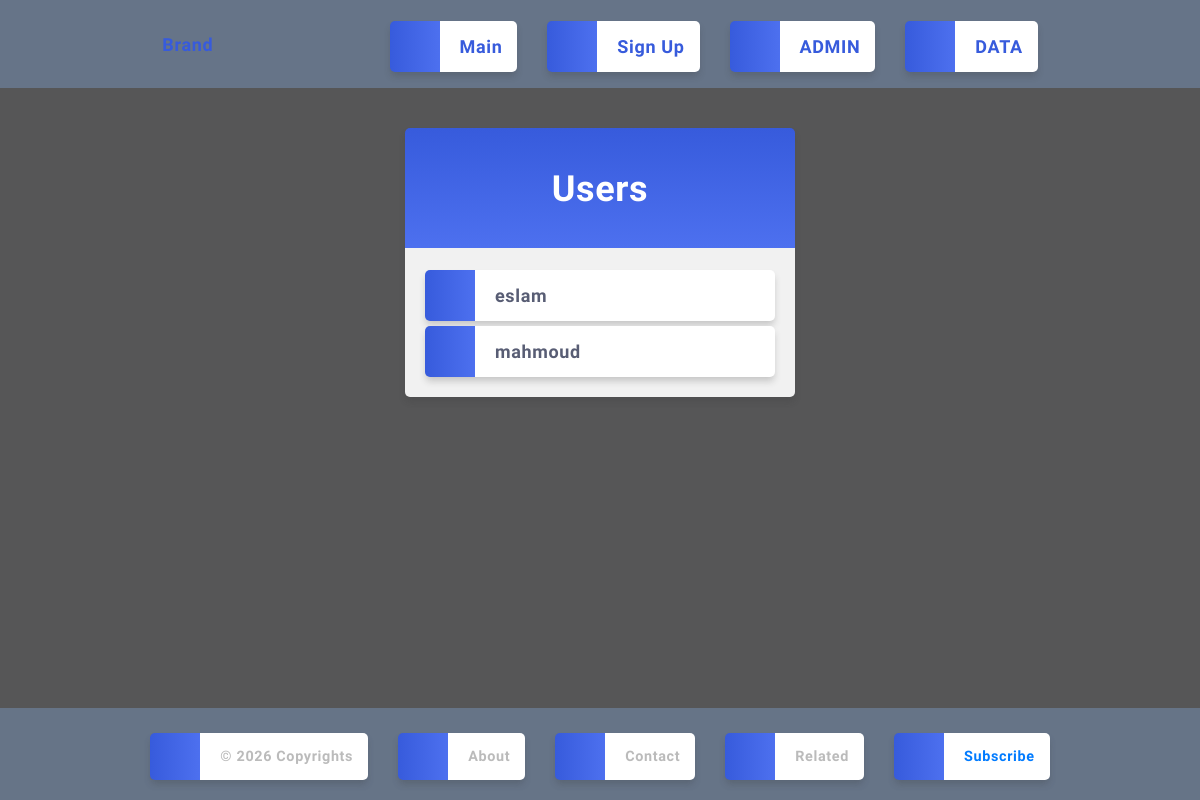
The page /data/ on the database as committed earlier.
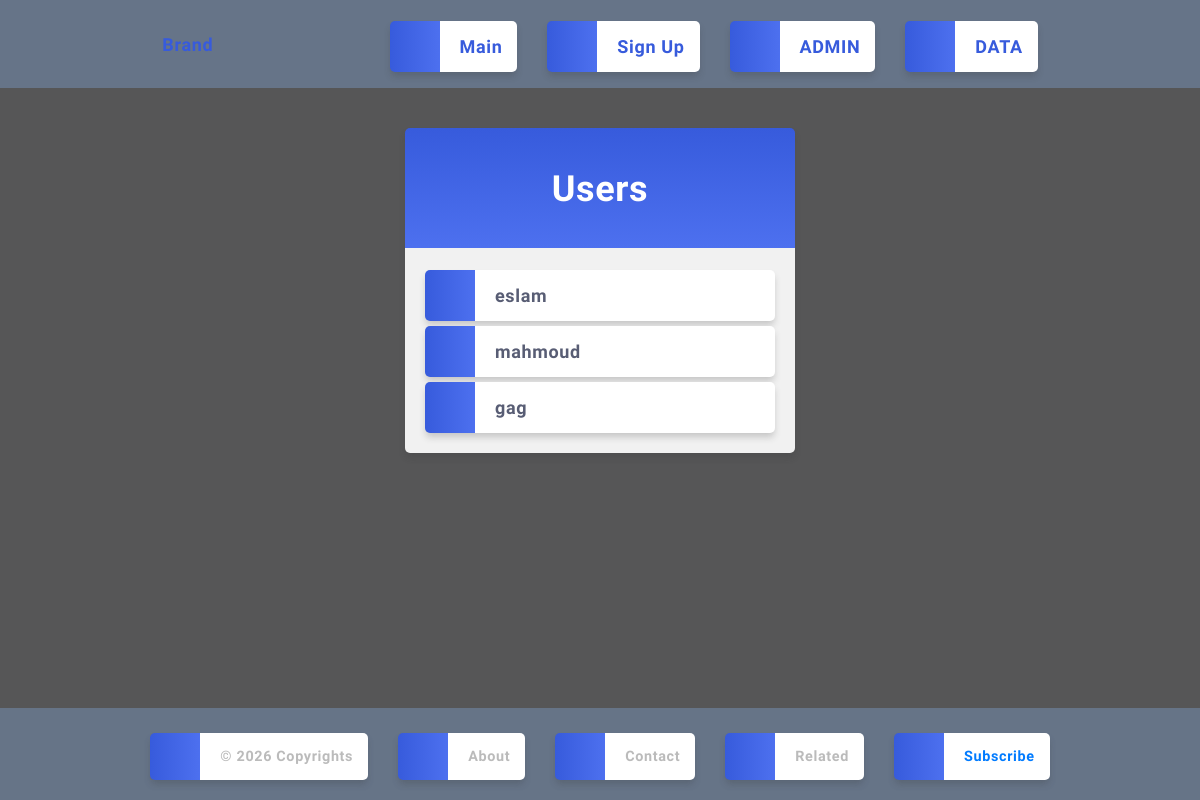
The same page on the database as committed later.
### appy/models.py (models this page shows, shortened)
class User(models.Model):
    username = models.CharField(max_length=255)
    password = models.CharField(max_length=255)

### appy/views.py (the view)
# urls.py: path('data/',views.data,name="data"),
def data(request):
    return render(request,'data.html',{'data':User.objects.all()})

### templates/data.html (shortened to what this page needs)
{% extends "base.html" %}
{% block bla %}
  <div class="mycard">
    <h1>Users</h1>
    <ul>
      {% for x in data %}
        <li onclick="window.location = ''">{{ x.username }}</li>
      {% endfor %}
    </ul>
  </div>
{% endblock %}

### templates/base.html (shortened to what this page needs)
{%load static%}
<!DOCTYPE html>
<html lang="en">
<head>
    <link rel="stylesheet" href="{% static 'css/style.css' %}">
</head>
<body>
    <header>{%include 'header.html'%}</header>
    <main>
        {%block bla%}
        {%endblock%}
    </main>
    <footer>{%include 'footer.html'%}</footer>
</body>
</html>

### templates/header.html (shortened to what this page needs)
<nav>
    <div>
        <a href="#">Brand</a>
        <ul>
            <li><a href="{%url 'main'%}">Main</a></li>
            <li><a href="{%url 'form'%}">Sign Up</a></li>
            <li><a href="/admin/">ADMIN</a></li>
            <li><a href="{%url 'data'%}">DATA</a></li>
        </ul>
    </div>
</nav>

### templates/footer.html (shortened to what this page needs)
<footer class="site-footer">
    <div class="footer-container">
        <ul class="footer-links">
            <li>&copy; 2026 Copyrights</li>
            <li><a href="#about">About</a></li>
            <li><a href="#contact">Contact</a></li>
            <li><a href="#related">Related</a></li>
            <li><a href="#subscribe" class="subscribe-link">Subscribe</a></li>
        </ul>
    </div>
</footer>

### static/css/style.css (style rules this page uses)
body { margin: 0; font: 600 18px 'Source Sans Pro', sans-serif; letter-spacing: 0.64px; color: #585d74; background-color: rgb(86, 86, 87); }
.mycard { background-color: #f1f1f1; background-image: linear-gradient(to bottom, #375BDC, #4D70EF); background-size: 100% 120px; background-repeat: no-repeat; margin: 40px auto; width: 350px; border-radius: 5px; box-shadow: 0 5px 7px -1px rgba(51, 51, 51, 0.23); padding: 20px; }
.mycard h1 { text-align: center; color: #ffffff; margin: 20px 0 60px 0; }
ul { list-style-type: none; padding: 0; margin: 0; }
li { background-color: #ffffff; background-image: linear-gradient(to right, #375BDC, #4D70EF); background-size: 50px 60px; background-repeat: no-repeat; cursor: pointer; transition: transform .25s; border-radius: 5px; box-shadow: 0 5px 7px -1px rgba(51, 51, 51, 0.23); padding: 15px; padding-left: 70px; margin-top: 5px; }
a:link, a:visited { color: #375BDC; }

### templates/header.html (style rules this page uses)
nav { background-color: #8cbaf74d; padding: 1rem; }
nav div { display: flex; justify-content:space-evenly; align-items: center; max-width: 1200px; margin: 0 auto; }
nav a { color: white; text-decoration: none; font-weight: bold; }
nav ul { display: flex; list-style: none; margin: 0; padding: 0; }
nav li { margin-left: 30px; }

### templates/footer.html (style rules this page uses)
.site-footer { display: flex; position: fixed; bottom: 0; background-color: #8cbaf74d; color: #fff; padding: 20px 0; width: 100%; margin-top: auto; }
.footer-container { max-width: 1200px; margin: 0 auto; display: flex; justify-content: center; }
.footer-links { list-style: none; display: flex; gap: 30px; padding: 0; margin: 0; flex-wrap: wrap; justify-content: center; }
.footer-links li { font-size: 0.9rem; color: #bbb; }
.footer-links a { color: #bbb; text-decoration: none; transition: color 0.3s ease; }
.subscribe-link { font-weight: bold; color: #007bff !important; }

Rows that differ between the two databases and show on the page:
added User: username "gag"
